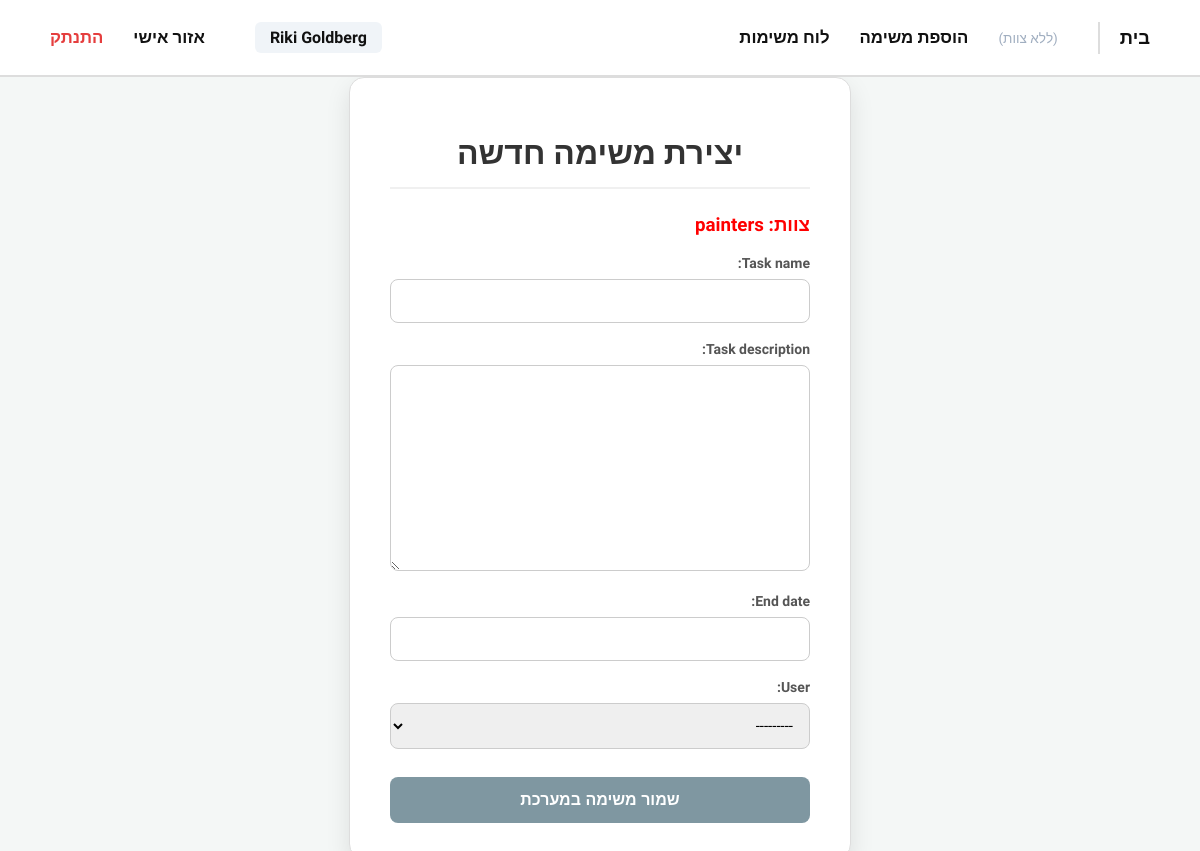
The app's page /addTask/ (signed in) with its own data.
### DjangoApp/models.py (models this page shows, shortened)
class User(AbstractUser):
    class Role(models.TextChoices):
        MANAGER = 'מנהל', 'מנהל'
        WORKER = 'עובד', 'עובד'
    id = models.AutoField(primary_key=True)
    role = models.CharField(
        max_length=20,
        choices=Role.choices,
        default=Role.WORKER
    )
    team = models.ForeignKey(
        'Team',
        on_delete=models.SET_NULL,
        null=True,
        blank=True,
        related_name="team_users"
    )
    def __str__(self):
        return f"{self.first_name} {self.last_name}"

class Team(models.Model):
    id = models.AutoField(primary_key=True)
    team_name = models.CharField(max_length=100)

### DjangoApp/views.py (the view)
# urls.py: path("addTask/", views.addTask, name="addTask"),
def addTask(request):
    if request.user.role != "מנהל":
        return HttpResponseForbidden("רק מנהל יכול להוסיף משימות")
    if request.method == "POST":
        form = TaskForm(request.POST)
        if form.is_valid():
            task = form.save(commit=False)
            task.team_name = request.user.team
            task.status = 'חדש'
            task.save()
            return redirect('getAllTasks')
    else:
        form = TaskForm()
    return render(request, "addTask.html", {"form": form})

### DjangoApp/forms.py
class TaskForm(forms.ModelForm):
    class Meta:
        model = Task
        fields = ('task_name', 'task_description', 'end_date', 'user')

### templates/addTask.html (shortened to what this page needs)
{% extends 'navBar.html' %}
{% block content %}
<div class="add-task-wrapper">
    <div class="form-container">
        <h1>יצירת משימה חדשה</h1>
        <h3>צוות: {{ user.team.team_name }}</h3>
        <form method="post">
            {{ form.as_p }}
            <button type="submit" class="btn-save">שמור משימה במערכת</button>
        </form>
    </div>
</div>
{% endblock %}

### templates/navBar.html (shortened to what this page needs)
<!DOCTYPE html>
<html lang="he" dir="rtl">
<head>
</head>
<body>
    <nav>
        <div class="nav-links">
            <a href="{% url 'home' %}" class="special-link">בית</a>
            {% if user.is_authenticated %}
                {% if user.team and user.role != "מנהל"%}
                    <a href="{% url 'getTeamsTasks' team=user.team.team_name %}">משימות צוות</a>
                {% else %}
                    <span class="no-team-tag">(ללא צוות)</span>
                {% endif %}
                {% if user.role == "מנהל" %}
                    <a href="{% url 'addTask' %}">הוספת משימה</a>
                    <a href="{% url 'getAllTasks' %}">לוח משימות</a>
                {% endif %}
            {% endif %}
        </div>
        <div class="nav-links">
            {% if user.is_authenticated %}
                <span class="user-greeting">{{ user.first_name }} {{ user.last_name }}</span>
                <a href="{% url 'personalArea' %}">אזור אישי</a>
                <a href="{% url 'logout' %}" class="logout-link">התנתק</a>
            {% else %}
                <a href="{% url 'login' %}">התחברות</a>
                <a href="{% url 'register' %}" class="special-link">הרשמה למערכת</a>
            {% endif %}
        </div>
    </nav>
    <div class="content">
        {% block content %}
        {% endblock %}
    </div>
</body>
</html>

### templates/navBar.html (style rules this page uses)
:root { --nav-bg: #ffffff; --text-main: #111111; --text-muted: #4a5568; --border-color: #dddddd; --accent-color: #000000; }
body { font-family: 'Assistant', sans-serif; background-color: #f4f7f6; margin: 0; color: var(--text-main); }
nav { background: var(--nav-bg); padding: 0 50px; height: 75px; display: flex; align-items: center; justify-content: space-between; border-bottom: 2px solid var(--border-color); position: sticky; top: 0; z-index: 1000; }
.nav-links { display: flex; align-items: center; gap: 30px; }
nav a { color: var(--text-main); text-decoration: none; font-size: 1.05rem; font-weight: 600; transition: all 0.2s ease; padding: 5px 0; }
.special-link { font-weight: 800 !important; font-size: 1.15rem; border-left: 2px solid var(--border-color); padding-left: 20px; margin-left: 10px; }
.user-greeting { font-size: 1rem; font-weight: 700; color: var(--text-main); background: #f0f4f8; padding: 6px 15px; border-radius: 6px; margin-left: 20px; }
.logout-link { color: #e53e3e; font-weight: 700; }
.content { max-width: 1200px; margin: 0 auto; min-height: calc(100vh - 75px); }
.no-team-tag { font-size: 0.85rem; color: #a0aec0; font-weight: 400; }

### templates/addTask.html (style rules this page uses)
.add-task-wrapper { display: flex; justify-content: center; align-items: center; min-height: 85vh; background-color: #f4f7f6; }
.form-container { background: #ffffff; padding: 35px 40px; border-radius: 15px; width: 100%; max-width: 420px; box-shadow: 0 10px 25px rgba(0, 0, 0, 0.1); border: 1px solid #ddd; }
h1 { text-align: center; margin-bottom: 25px; color: #333; font-weight: bold; border-bottom: 2px solid #f0f0f0; padding-bottom: 15px; }
form p { margin-bottom: 18px; text-align: right; direction: rtl; }
form label { display: block; margin-bottom: 8px; font-weight: bold; color: #555; font-size: 14px; }
input, textarea, select { width: 100%; padding: 12px; border-radius: 8px; border: 1px solid #ccc; font-size: 15px; transition: border-color 0.3s; box-sizing: border-box; font-family: inherit; }
textarea { resize: vertical; min-height: 100px; }
.btn-save { width: 100%; padding: 14px; border: none; border-radius: 8px; background-color: #7f97a1; color: #fff; font-size: 16px; font-weight: bold; cursor: pointer; transition: background-color 0.2s, transform 0.1s; margin-top: 10px; }
h3 { color: red; }

### records on screen
User: first_name "Riki", last_name "Goldberg", team.team_name "painters"
